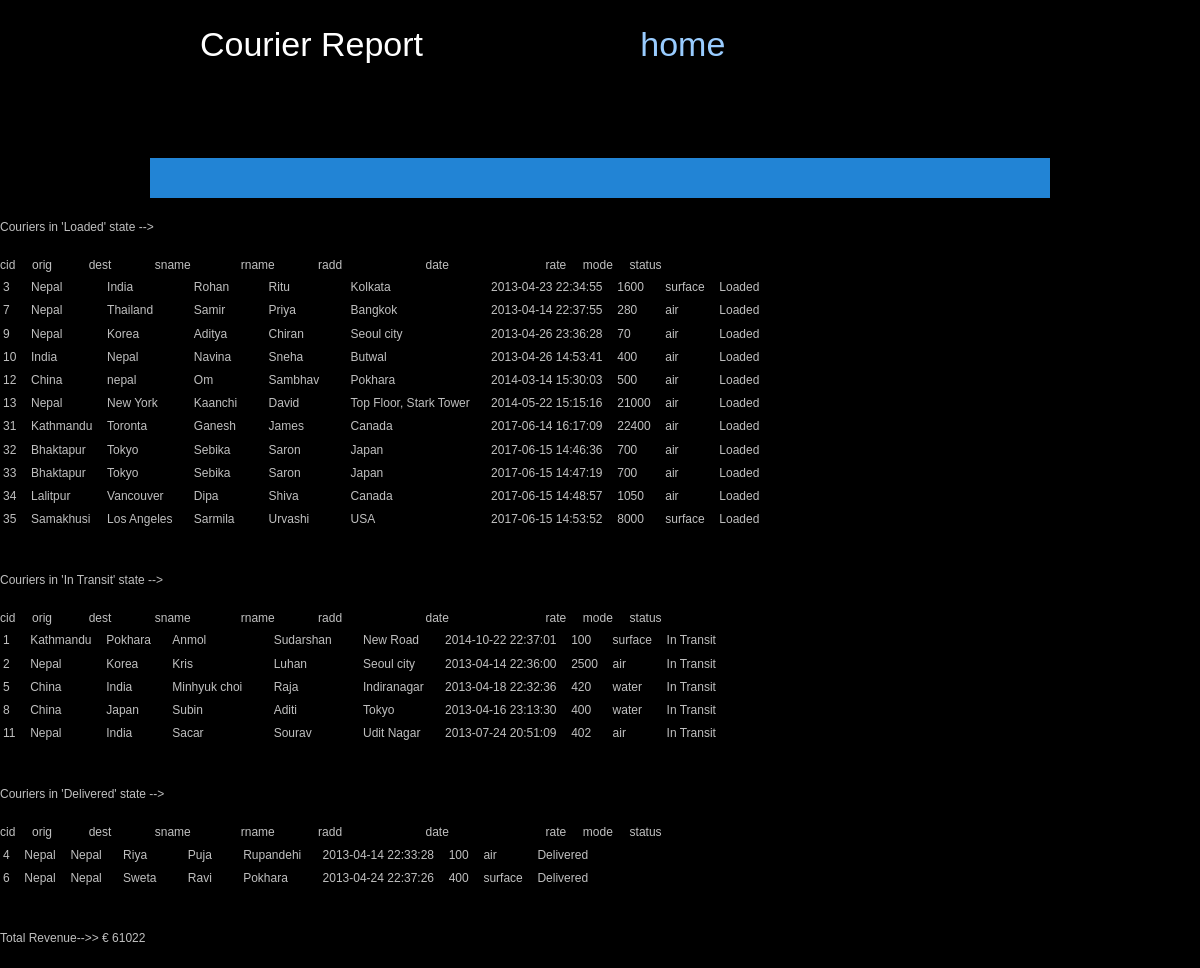
Screenshot of /reporting.php with the database file from the repository.
### tables this page shows
CREATE TABLE IF NOT EXISTS `courier_table` (
`cid` int(5) NOT NULL,
  `orig` varchar(20) NOT NULL,
  `dest` varchar(20) NOT NULL,
  `sname` varchar(20) NOT NULL,
  `rname` varchar(20) NOT NULL,
  `radd` varchar(50) NOT NULL,
  `date` timestamp NOT NULL DEFAULT CURRENT_TIMESTAMP,
  `rate` float NOT NULL,
  `mode` varchar(10) NOT NULL,
  `status` varchar(20) NOT NULL DEFAULT 'Loaded'
);

### reporting.php (the view, shortened to what this page needs)
<!DOCTYPE html>
<html>
<head>
</head>
<body>
<?php
			$con=mysql_connect("localhost","root","");
			$sql1="select * from courier_table where `status`='Loaded'";
			$sql2="select * from courier_table where `status`='In Transit'";
			$sql3="select * from courier_table where `status`='Delivered'";
			$sql4="select * from courier_table";
			$result1=mysql_query($sql1,$con);
			$result2=mysql_query($sql2,$con);
			$result3=mysql_query($sql3,$con);
			$result4=mysql_query($sql4,$con);
			include("report1.php");
			if(!$result1)
			{
			echo "Error!" . "</br>";
			include 'report.php';
			}
			else {
			echo "<table>";
			while( $row=mysql_fetch_row($result1))
			{
				echo "<tr><td>$row[0]</td><td>&nbsp;&nbsp;</td><td>$row[1]</td><td>&nbsp;&nbsp;</td><td>$row[2]</td><td>&nbsp;&nbsp;&nbsp;&nbsp;</td><td>$row[3]</td><td>&nbsp;&nbsp;&nbsp;&nbsp;&nbsp;&nbsp;&nbsp;</td><td>$row[4]</td><td>&nbsp;&nbsp;&nbsp;&nbsp;&nbsp;&nbsp;&nbsp;</td><td>$row[5]</td><td>&nbsp;&nbsp;&nbsp;&nbsp;</td><td>$row[6]</td><td>&nbsp;&nbsp;</td><td>$row[7]</td><td>&nbsp;&nbsp;</td><td>$row[8]</td><td>&nbsp;&nbsp;</td><td>$row[9]</td></tr>";
			}
			echo "</table>";echo "</br>";echo "</br>";}
			if(!$result2)
			{
			echo "Error!" . "</br>";
			include 'report.php';
			}
			else {
			echo "Couriers in 'In Transit' state -->";echo "</br>";echo "</br>";
			echo "<table>";
			while( $row=mysql_fetch_row($result2))
			{
				echo "<tr><td>$row[0]</td><td>&nbsp;&nbsp;</td><td>$row[1]</td><td>&nbsp;&nbsp;</td><td>$row[2]</td><td>&nbsp;&nbsp;&nbsp;&nbsp;</td><td>$row[3]</td><td>&nbsp;&nbsp;&nbsp;&nbsp;&nbsp;&nbsp;&nbsp;</td><td>$row[4]</td><td>&nbsp;&nbsp;&nbsp;&nbsp;&nbsp;&nbsp;&nbsp;</td><td>$row[5]</td><td>&nbsp;&nbsp;&nbsp;&nbsp;</td><td>$row[6]</td><td>&nbsp;&nbsp;</td><td>$row[7]</td><td>&nbsp;&nbsp;</td><td>$row[8]</td><td>&nbsp;&nbsp;</td><td>$row[9]</td></tr>";
			}
			echo "</table>";echo "</br>";echo "</br>"; }
			if(!$result3)
			{
			echo "Error!" . "</br>";
			include 'report.php';
			}
			else {
			echo "Couriers in 'Delivered' state -->";echo "</br>";echo "</br>";
			echo "<table>";
			while( $row=mysql_fetch_row($result3))
			{
				echo "<tr><td>$row[0]</td><td>&nbsp;&nbsp;</td><td>$row[1]</td><td>&nbsp;&nbsp;</td><td>$row[2]</td><td>&nbsp;&nbsp;&nbsp;&nbsp;</td><td>$row[3]</td><td>&nbsp;&nbsp;&nbsp;&nbsp;&nbsp;&nbsp;&nbsp;</td><td>$row[4]</td><td>&nbsp;&nbsp;&nbsp;&nbsp;&nbsp;&nbsp;&nbsp;</td><td>$row[5]</td><td>&nbsp;&nbsp;&nbsp;&nbsp;</td><td>$row[6]</td><td>&nbsp;&nbsp;</td><td>$row[7]</td><td>&nbsp;&nbsp;</td><td>$row[8]</td><td>&nbsp;&nbsp;</td><td>$row[9]</td></tr>";
			}
			echo "</table>";}
			if(!$result4)
			{
			echo "Error!" . "</br>";
			include 'report.php';
			}
			else {
			echo "</br>";echo "</br>";echo "Total Revenue-->> € ";
			$sum = 0;
			while ($row = mysql_fetch_assoc($result4))
			{
    			$sum += $row['rate'];
			}
			echo $sum;
			echo "</br>";echo "</br>"; }
        ?>
</body>
</html>

### css/templatemo_style.css (style rules this page uses)
body { margin: 0; padding: 0; color: #c0c0c0; font-size: 12px; line-height: 1.6em; font-family: "Lucida Sans Unicode", "Lucida Grande", sans-serif; background-color: #000; }

### report1.php (style rules this page uses)
body { background-color:#2781BA; background-image:url('images/bg1.gif'); }
table { border: 0px red solid; padding-top:0px; margin-top:0px; cellspacing:0px; cellpadding:0px; }
td { border:0px green dotted; }

### rows the page displays
courier_table: cid "3", orig "Nepal", dest "India", sname "Rohan", rname "Ritu", radd "Kolkata", date "2013-04-23 22:34:55", rate "1600", mode "surface", status "Loaded"
courier_table: cid "7", orig "Nepal", dest "Thailand", sname "Samir", rname "Priya", radd "Bangkok", date "2013-04-14 22:37:55", rate "280", mode "air", status "Loaded"
courier_table: cid "9", orig "Nepal", dest "Korea", sname "Aditya", rname "Chiran", radd "Seoul city", date "2013-04-26 23:36:28", rate "70", mode "air", status "Loaded"
courier_table: cid "10", orig "India", dest "Nepal", sname "Navina", rname "Sneha", radd "Butwal", date "2013-04-26 14:53:41", rate "400", mode "air", status "Loaded"
courier_table: cid "12", orig "China", dest "nepal", sname "Om", rname "Sambhav", radd "Pokhara", date "2014-03-14 15:30:03", rate "500", mode "air", status "Loaded"
courier_table: cid "13", orig "Nepal", dest "New York", sname "Kaanchi", rname "David", radd "Top Floor, Stark Tower", date "2014-05-22 15:15:16", rate "21000", mode "air", status "Loaded"
courier_table: cid "31", orig "Kathmandu", dest "Toronta", sname "Ganesh", rname "James", radd "Canada", date "2017-06-14 16:17:09", rate "22400", mode "air", status "Loaded"
courier_table: cid "32", orig "Bhaktapur", dest "Tokyo", sname "Sebika", rname "Saron", radd "Japan", date "2017-06-15 14:46:36", rate "700", mode "air", status "Loaded"
courier_table: cid "33", orig "Bhaktapur", dest "Tokyo", sname "Sebika", rname "Saron", radd "Japan", date "2017-06-15 14:47:19", rate "700", mode "air", status "Loaded"
courier_table: cid "34", orig "Lalitpur", dest "Vancouver", sname "Dipa", rname "Shiva", radd "Canada", date "2017-06-15 14:48:57", rate "1050", mode "air", status "Loaded"
courier_table: cid "35", orig "Samakhusi", dest "Los Angeles", sname "Sarmila", rname "Urvashi", radd "USA", date "2017-06-15 14:53:52", rate "8000", mode "surface", status "Loaded"
courier_table: cid "1", orig "Kathmandu", dest "Pokhara", sname "Anmol", rname "Sudarshan", radd "New Road", date "2014-10-22 22:37:01", rate "100", mode "surface", status "In Transit"
courier_table: cid "2", orig "Nepal", dest "Korea", sname "Kris", rname "Luhan", radd "Seoul city", date "2013-04-14 22:36:00", rate "2500", mode "air", status "In Transit"
courier_table: cid "5", orig "China", dest "India", sname "Minhyuk choi", rname "Raja", radd "Indiranagar", date "2013-04-18 22:32:36", rate "420", mode "water", status "In Transit"
courier_table: cid "8", orig "China", dest "Japan", sname "Subin", rname "Aditi", radd "Tokyo", date "2013-04-16 23:13:30", rate "400", mode "water", status "In Transit"
courier_table: cid "11", orig "Nepal", dest "India", sname "Sacar", rname "Sourav", radd "Udit Nagar", date "2013-07-24 20:51:09", rate "402", mode "air", status "In Transit"
courier_table: cid "4", orig "Nepal", dest "Nepal", sname "Riya", rname "Puja", radd "Rupandehi", date "2013-04-14 22:33:28", rate "100", mode "air", status "Delivered"
courier_table: cid "6", orig "Nepal", dest "Nepal", sname "Sweta", rname "Ravi", radd "Pokhara", date "2013-04-24 22:37:26", rate "400", mode "surface", status "Delivered"

### other values shown
$sum "61022"
